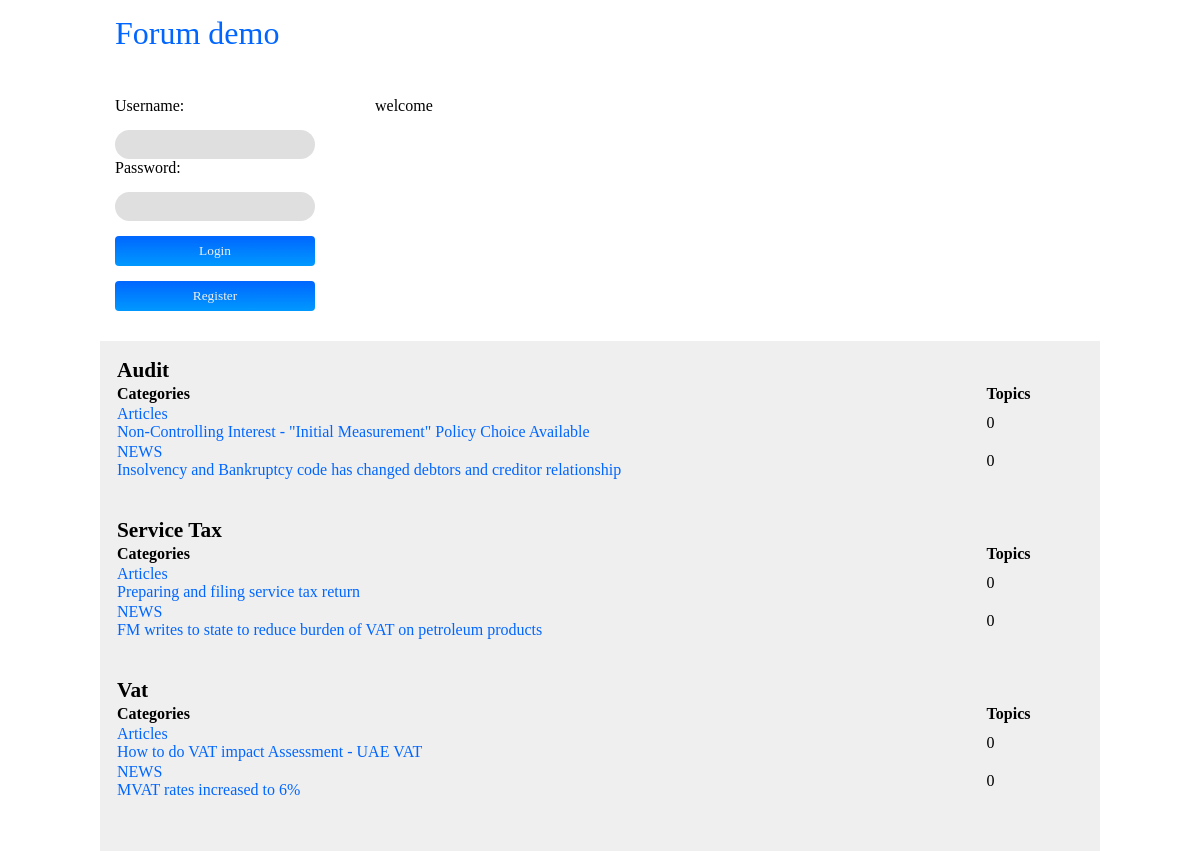
The page / on the database its author committed.
### tables this page shows
CREATE TABLE `categories` (
  `cat_id` int(3) UNSIGNED NOT NULL,
  `category_title` varchar(90) NOT NULL
);

CREATE TABLE `subcategories` (
  `subcat_id` int(3) UNSIGNED NOT NULL,
  `parent_id` int(3) UNSIGNED NOT NULL,
  `subcategory_title` varchar(140) NOT NULL,
  `subcategory_desc` text NOT NULL
);

### content_function.php (the view, shortened to what this page needs)
<?php
	function dispcategories() {
		include ('dbconn.php');
		$select = mysqli_query($con, "SELECT * FROM categories");
		while ($row = mysqli_fetch_assoc($select)) {
			echo "<table class='category-table'>";
			echo "<tr><td class='main-category' colspan='2'>".$row['category_title']."</td></tr>";
			dispsubcategories($row['cat_id']);
			echo "</table>";
		}
	}
	function dispsubcategories($parent_id) {
		include ('dbconn.php');
		$select = mysqli_query($con, "SELECT cat_id, subcat_id, subcategory_title, subcategory_desc FROM categories, subcategories
									  WHERE ($parent_id = categories.cat_id) AND ($parent_id = subcategories.parent_id)");
		echo "<tr><th width='90%'>Categories</th><th width='10%'>Topics</th></tr>";
		while ($row = mysqli_fetch_assoc($select)) {
			echo "<tr><td class='category_title'><a href='/forum-tutorial/topics/".$row['cat_id']."/".$row['subcat_id']."'>
				  ".$row['subcategory_title']."<br />";
			echo $row['subcategory_desc']."</a></td>";
			echo "<td class='num-topics'>".getnumtopics($parent_id, $row['subcat_id'])."</td></tr>";
		}
	}
	function getnumtopics($cat_id, $subcat_id) {
		include ('dbconn.php');
		$select = mysqli_query($con, "SELECT category_id, subcategory_id FROM topics WHERE ".$cat_id." = category_id
									  AND ".$subcat_id." = subcategory_id");
		return mysqli_num_rows($select);
	}
?>

### index.php (shortened to what this page needs)
<?php
	include ('layout_manager.php');
	include ('content_function.php');
?>
<html>
<head><title>forum demo</title></head>
<link href="/forum-tutorial/styles/main.css" type="text/css" rel="stylesheet" />
<body>
	<div class="pane">
		<div class="header"><h1><a href="/forum-tutorial">Forum demo</a></h1></div>
		<div class="loginpane">
			<?php
				if (isset($_SESSION['username'])) {
					echo nl2br ("<p> welcome ".$_SESSION['username']."\n Hi!</p>");
					logout();
				} else {
					loginform();
				}
			?>
		</div>
		<div class="forumdesc">
			<p>welcome</p>
		</div>
		<div class="content">
			<?php dispcategories(); ?>
		</div>
	</div>
</body>
</html>

### layout_manager.php (shortened to what this page needs)
<?php
	function loginform() {
		echo "<form action='/forum-tutorial/validatelogin.php' method='POST'>
			  <p>Username:</p>
			  <input type='text' id='usernameinput' name='usernameinput' />
				<p>Password:</p>
				<input type='password' id='passwordinput' name='passwordinput' />
				<input type='submit' value='Login' />
				<button type='button' onclick='location.href=\"/forum-tutorial/register.html\";'>Register</button>
			</form>";
	}
?>

### styles/main.css (style rules this page uses)
* { margin: 0px; padding: 0px; }
h1, h2, h3 { font-family: Century Gothic; font-weight: normal; margin-bottom: 15px; }
div.pane { width: 1000px; margin: 0px auto; }
div.header { padding-top: 15px; padding-bottom: 15px; }
div.loginpane { width: 230px; display: block; position: relative; float: left; padding: 15px; }
div.forumdesc { width: 700px; display: block; position: relative; float: left; padding: 15px; }
div.content { background-color: #EFEFEF; margin-top: 15px; width: 970px; display: block; position: relative; float: left; padding: 15px; }
div.header h1 { margin-left: 15px; font-family: Century Gothic; font-weight: normal; }
a { text-decoration: none; color: #0066FF; }
p { font-family: Calibri; }
input[type="submit"], button { border-radius: 4px; color: #EFEFEF; width: 200px; padding: 7px; font-family: Calibri; background-image: linear-gradient(to bottom, #0066FF, #0099FF); margin-top: 15px; border: none; }
input[type="text"],[type="password"] { border-radius: 15px; width: 200px; padding: 7px; font-family: Arial; margin-top: 15px; border: none; background-color: #DFDFDF; }
table.category-table { width: 100%; margin-bottom: 35px; font-family: Calibri; }
table.category-table td.main-category { font-size: 16pt; font-weight: bold; }
table.category-table th { font-size: 12pt; font-weight: bold; text-align: left; }

### rows shown on the page
categories: category_title "Audit"
subcategories: subcategory_title "Articles", subcategory_desc "Non-Controlling Interest - \"Initial Measurement\" Policy Choice Available", subcat_id "0"
subcategories: subcategory_title "NEWS", subcategory_desc "Insolvency and Bankruptcy code has changed debtors and creditor relationship", subcat_id "0"
categories: category_title "Service Tax"
subcategories: subcategory_title "Articles", subcategory_desc "Preparing and filing service tax return", subcat_id "0"
subcategories: subcategory_title "NEWS", subcategory_desc "FM writes to state to reduce burden of VAT on petroleum products", subcat_id "0"
categories: category_title "Vat"
subcategories: subcategory_title "Articles", subcategory_desc "How to do VAT impact Assessment - UAE VAT", subcat_id "0"
subcategories: subcategory_title "NEWS", subcategory_desc "MVAT rates increased to 6%", subcat_id "0"
